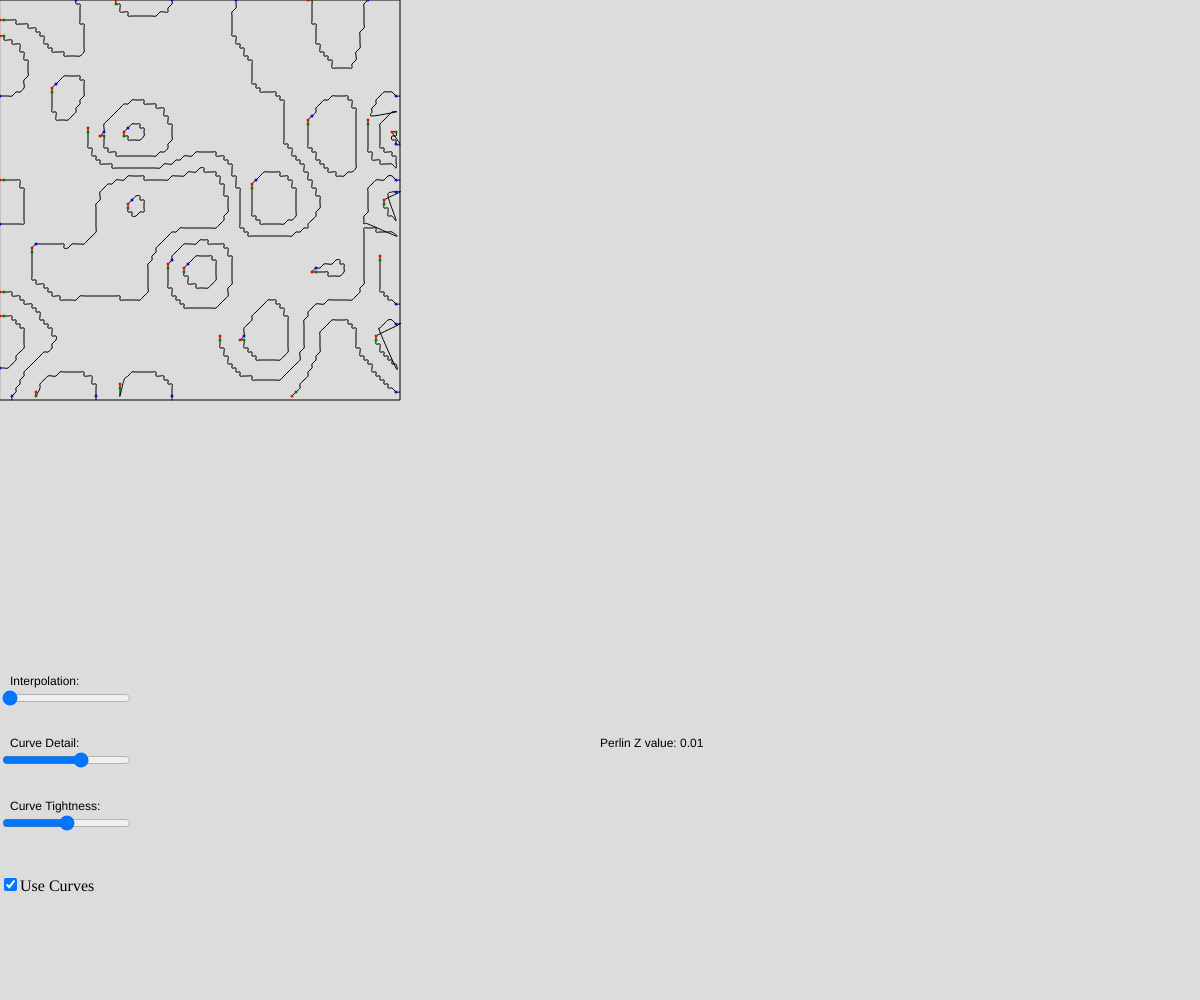
Frame 1 (no input)
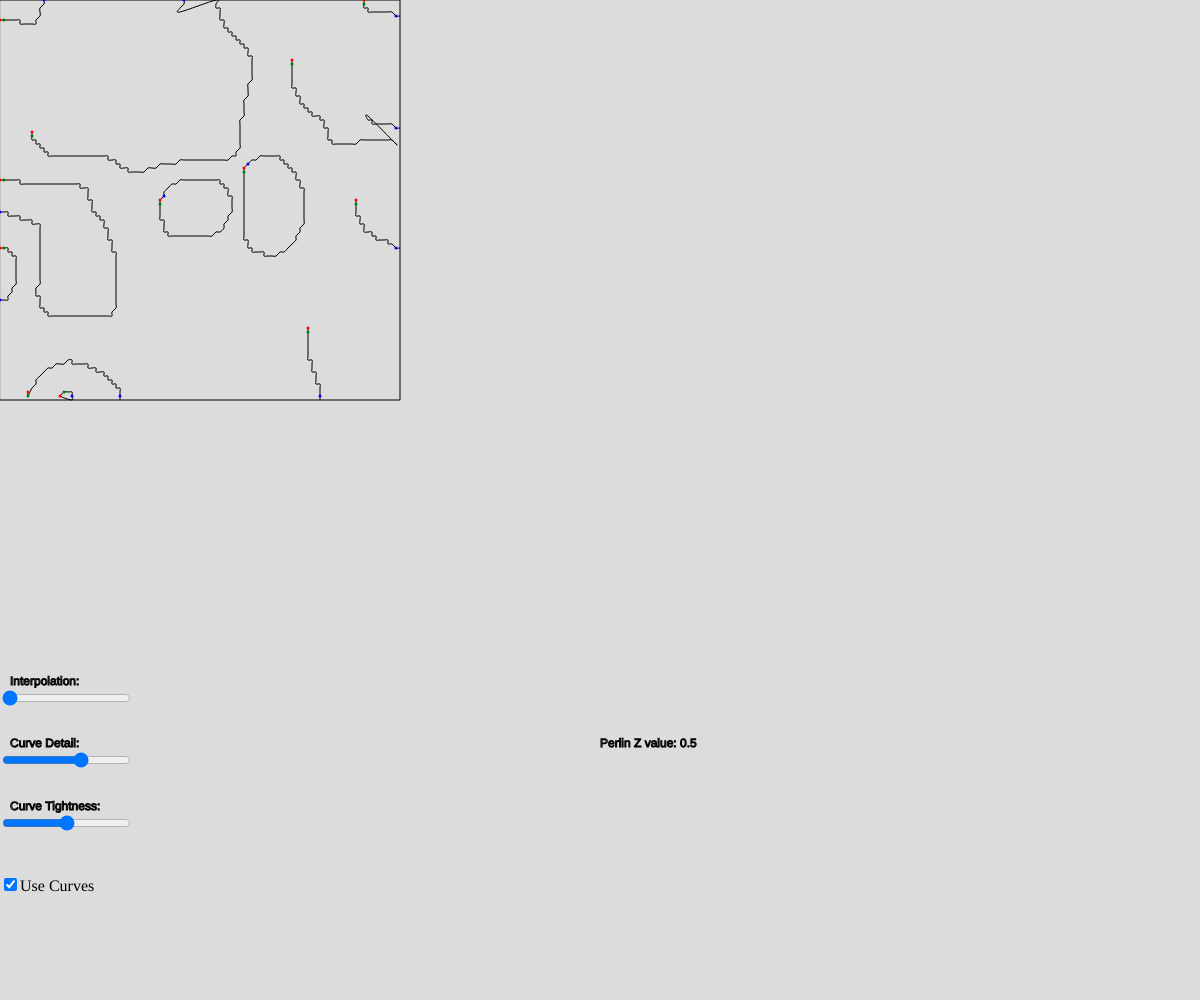
Frame 60 (no input)
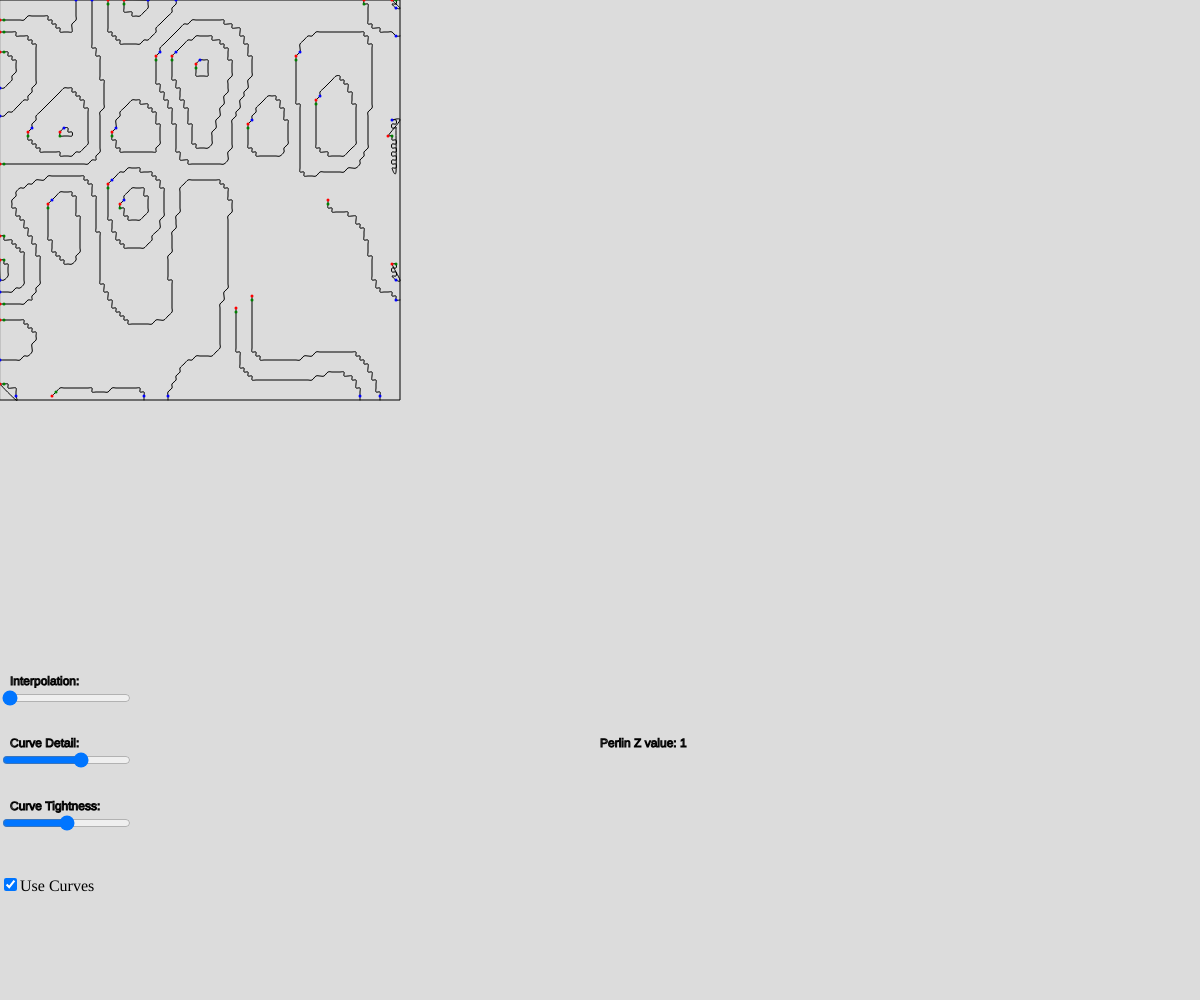
Frame 120 (the mouse pressed at the canvas centre since frame 60)

The p5.js sketch that drew these frames (run headless with seeded random() and noise() and a simulated clock; from frame 60 on, the mouse is pressed at the canvas centre):

// p5.js sketch
// ── sketch.js
var size = 4;
var n = [];
var lines = []
var detail = 2
var detailSlider
var crv = true;
var cDetail
var cTight
var crvChx;
function setup() {
  createCanvas(windowWidth, windowHeight);
  noiseDetail(5,0.1);
  noiseSeed(0)
  noStroke();
  frameRate(60)
  for (var i = 0; i < 100; i++)
  {
    n.push([]);
    for (var o = 0; o < 100; o++)
    {
      var na = floor(noise(i/17,o/17)*10)
      na = map(na,0,10,0,255)
      n[i].push(na)
    }
  }
  n = edgeDetect(2);
  findLines();
  detailSlider = createSlider(1,10,1,1)
  detailSlider.position(0,height - height/16*5)
  cDetail = createSlider(3,30,20,1)
  cDetail.position(0,height-height/16*4)
  cTight = createSlider(-2,2,0,0.1)
  cTight.position(0,height-height/16*3)
  crvChx = createCheckbox("Use Curves",true)
  crvChx.position(0,height-height/16*2)
}
var seed = 0;
function draw() {
  background(220);
  textAlign(LEFT,BOTTOM)
  text("Interpolation: ", 10,height-height/16*5)
  text("Curve Detail: ", 10,height-height/16*4)
  text("Curve Tightness: ", 10,height-height/16*3)
  /*
  for (var i = 0; i < 100; i++)
  {
    for (var o = 0; o < 100; o++)
    {
      fill(n[i][o])
      rect(100+i*4,100+o*4,4,4)
    }
  }*/
  crv = crvChx.checked();
  curveTightness(cTight.value());
  curveDetail(cDetail.value())
  detail = detailSlider.value();
  var perlinZ = (millis()/2000)
  text("Perlin Z value: " + round(perlinZ,2),width/2,height-height/4)
  noiseSeed(seed)
  drawScreen();
  if (true)
  {
    n = [];
    lines = []
    for (var i = 0; i < 100; i++)
  {
    n.push([]);
    for (var o = 0; o < 100; o++)
    {
      var na = floor(noise(i/17,o/17,perlinZ)*10)
      na = map(na,0,10,0,255)
      n[i].push(na)
    }
  }
  n = edgeDetect(2);
  findLines();
  }
}
  
function drawScreen()
{
    
noFill();
  stroke(0)
  rect(0,0,n.length*size,n.length*size)
  for (var i = 0; i < lines.length; i++)
  {
    beginShape()
    var prev;
    var first = true;
    var sec = true;
    var start;
    var secVert
    for (var o = 0; o < lines[i].length; o++){
      if (o%detail==0){
        
        if (o > 1 && dist(prev.x,prev.y,lines[i][o].x*size,lines[i][o].y*size) > 40)
        {
          continue
        }
          if (!first && sec)
          {
            sec = false;
            secVert = createVector(lines[i][o].x*size,lines[i][o].y*size);
          }
          if (first)
          {
            first = false;
            start = createVector(lines[i][o].x*size,lines[i][o].y*size);
            vertex(lines[i][o].x*size,lines[i][o].y*size)
          }
          
        if (crv){
        curveVertex(lines[i][o].x*size,lines[i][o].y*size)
        }else
        {
          vertex(lines[i][o].x*size,lines[i][o].y*size)
        }
        prev = createVector(lines[i][o].x*size,lines[i][o].y*size)
      }
      
    }
      //check if near side
      
      
      
      //find closest side cause all other sides wouldnt need to be accessed
      var closestEdge = findEdge(prev.x,prev.y)
      if (dist(closestEdge[0],closestEdge[1],prev.x,prev.y) < 30)
      {
        if (crv){
        curveVertex(closestEdge[0],closestEdge[1])
        }else
        {
          vertex(closestEdge[0],closestEdge[1])
        }
        
      }
      
      
      
      
      
      //if first is far from last;
      if (dist(prev.x,prev.y,start.x,start.y) > 30)
      {
        if (crv){
        curveVertex(prev.x,prev.y)
        }else
        {
          vertex(prev.x,prev.y)
        }
        endShape()
      }else{
        if (crv){
        curveVertex(start.x,start.y)
        }else
        {
          vertex(start.x,start.y)
        }
        try{
        if (crv){
        curveVertex(secVert.x,secVert.y)
        }else
        {
          vertex(secVert.x,secVert.y)
        }
        }catch(a)
        {
          //if there is a line with a very low amount of verts
        }
        endShape()
      }
      if (true){
        push();
        stroke('red')
        strokeWeight(3)
        point(start.x,start.y)
        stroke('blue')
        point(prev.x,prev.y)
        stroke('green')
        try{
        point(secVert.x,secVert.y)
        }catch(a)
        {
          //wil throw error if not enough points
        }
        pop();
      }
  }

}

function edgeDetect(offset)
{
  var b = [];
  for (var i = 0; i < n.length; i++)
  {
    b.push([])
    for (var o = 0; o < n[i].length; o++)
    {
      if (o+1 >= n[i][o].length || i+1 >= n[i].length)
      {
        if ((abs(n[i][o-1] - n[i][o] ) > offset)||(abs(n[i-1][o] - n[i][o] ) > offset))
      {
        b[i].push(255);
      }else
      {
        b[i].push(0);
      }
        continue;
      }
      if ((abs(n[i][o+1] - n[i][o] ) > offset)||(abs(n[i+1][o] - n[i][o] ) > offset))
      {
        b[i].push(255);
      }else
      {
        b[i].push(0);
      }
      
      
    }
  }
  return b;
}

  
  function findEdge(x,y)
  {
    //all sides
      var sides = [
        [createVector(0,0),createVector(0,n.length*size)],
        [createVector(0,n.length*size),createVector(n.length*size,n.length*size)],
        [createVector(n.length*size,n.length*size),createVector(n.length*size,0)],
        [createVector(n.length*size,0),createVector(0,0)]];
    var closestSide = sides[0];
      var closestDist = 1000000;
      for (var t = 0; t < sides.length; t++)
      {
        var test = perp(x,y,sides[t][0].x,sides[t][0].y,sides[t][1].x,sides[t][1].y)
        var testDist = dist(x,y,test[0],test[1])
        if (testDist < closestDist)
        {
          closestDist = testDist;
          closestSide = test;
        }
      }
      
      return [closestSide[0],closestSide[1]]
  }  
function findLines()
{
  for (var i = 0; i < n.length; i++)
  {
    for (var o = 0; o < n[i].length; o++)
    {
      if (n[i][o] == 255)
      {
        lines.push([]);
        search(i,o,lines.length-1)
      }
    }
  }
}

function search(x,y,index)
{
  n[x][y] = 254;
  lines[index].push(createVector(x,y))
  try{
    if (n[x+1][y] == 255)
    {
      search(x+1,y,index)
    }
  }catch(a){}
  try{
  if (n[x-1][y] == 255)
  {
    search(x-1,y,index)
  }
    }catch(a){}
  try{
  if (n[x][y+1] == 255)
  {
    search(x,y+1,index)
  }
    }catch(a){}
  try{
  if (n[x][y-1] == 255)
  {
    search(x,y-1,index)
  }
    }catch(a){}
  try{
  if (n[x+1][y+1] == 255)
  {
    search(x+1,y+1,index)
  }
    }catch(a){}
  try{
  if (n[x-1][y-1] == 255)
  {
    search(x-1,y-1,index)
  }
    }catch(a){}
  try{
  if (n[x-1][y+1] == 255)
  {
    search(x-1,y+1,index)
  }
    }catch(a){}
  try{
  if (n[x+1][y-1] == 255)
  {
    search(x+1,y-1,index)
  }
    }catch(a){}
}

  
  
  //The rest of the file is helper functions

  
  //finds closest point on a line
function perp(px,py,x1,y1,x2,y2)
{
  let slope = atan2(y2-y1,x2-x1);
  let perpSlope = slope+radians(90);
  let perpSlope2 = slope-radians(90);
  let int1 = intersect(px,py,px+cos(perpSlope)*1000,py+sin(perpSlope)*1000,x1,y1,x2,y2)
  
  let int2 = intersect(px,py,px+cos(perpSlope2)*1000,py+sin(perpSlope2)*1000,x1,y1,x2,y2)
 
 
  if (int1 != false)
  {
    return int1;
  }else if (int2 != false)
  {
    return int2;
  }else
  {
    if (distance(px,py,x1,y1) > distance(px,py,x2,y2))
    {
      return [x2,y2];
    }else
    {
      return [x1,y1]
    }
  }
  //https://monkeyproofsolutions.nl/wordpress/how-to-calculate-the-shortest-distance-between-a-point-and-a-line/
}
  
function distance(x1,y1,x2,y2)
{
  var distance = Math.sqrt(Math.pow(x2-x1,2)+Math.pow(y2-y1,2));
  return distance;
}

function intersect(x1, y1, x2, y2, x3, y3, x4, y4) {

  // Check if none of the lines are of length 0
    if ((x1 === x2 && y1 === y2) || (x3 === x4 && y3 === y4)) {
        return false
    }

    denominator = ((y4 - y3) * (x2 - x1) - (x4 - x3) * (y2 - y1))

  // Lines are parallel
    if (denominator === 0) {
        return false
    }

    let ua = ((x4 - x3) * (y1 - y3) - (y4 - y3) * (x1 - x3)) / denominator
    let ub = ((x2 - x1) * (y1 - y3) - (y2 - y1) * (x1 - x3)) / denominator

  // is the intersection along the segments
    if (ua < 0 || ua > 1 || ub < 0 || ub > 1) {
        return false
    }

  // Return a object with the x and y coordinates of the intersection
    let x = x1 + ua * (x2 - x1)
    let y = y1 + ua * (y2 - y1)
    
    return [x, y]
}
